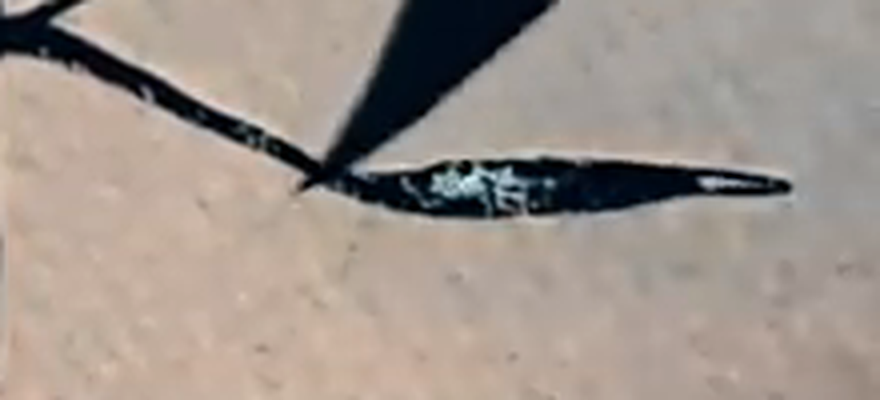
#> input picture tools/sample2/obl350_na.png, 880 x 400 px, given in place of t_110.png, which was not available
$ python crops.py
#> lines starting #> are read from the running program, lines starting #| are printed output that depends on the picture; pictures that were not available may be replaced by others from this repository, and a replacement may not be noted
from PIL import Image
im = Image.open('tailall/t_110.png')  # t=42.17 static
#> im is the input picture: PIL image 880x400 RGB; mean R, G, B 159, 148.3, 140.3
print(im.size)
#| (880, 400)
crops = {'still_xiao': (120,130,330,270), 'still_han': (120,290,380,530), 'still_seal': (190,540,310,660), 'still_han_left': (120,380,260,530), 'still_han_right': (240,380,380,530)}
for name,box in crops.items():
    c = im.crop(box)
    c = c.resize((c.width*3, c.height*3), Image.LANCZOS)
    c.save(f'{name}.png'); print(name, c.size)
#> this loop made 5 passes
#| still_xiao (630, 420)
#| still_han (780, 720)
#| still_seal (360, 360)
#| still_han_left (420, 450)
#| still_han_right (420, 450)
#> pass 1, `c = im.crop(box)`:
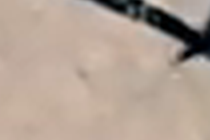
#> c: PIL image 210x140 RGB; mean R, G, B 179.3, 162.2, 149.2
#> pass 2, `c = im.crop(box)`:
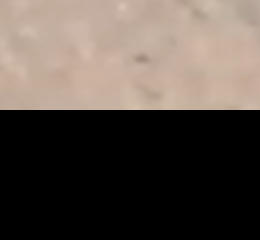
#> c: PIL image 260x240 RGB; mean R, G, B 90.2, 80.2, 72.7
#> after the loop:
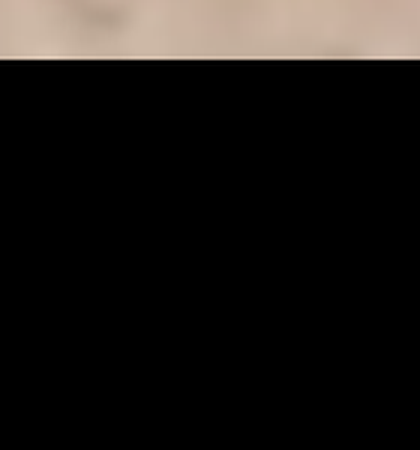
#> c: PIL image 420x450 RGB; mean R, G, B 26.7, 23.7, 21.4
im.save('still_ref_42.17.png')
